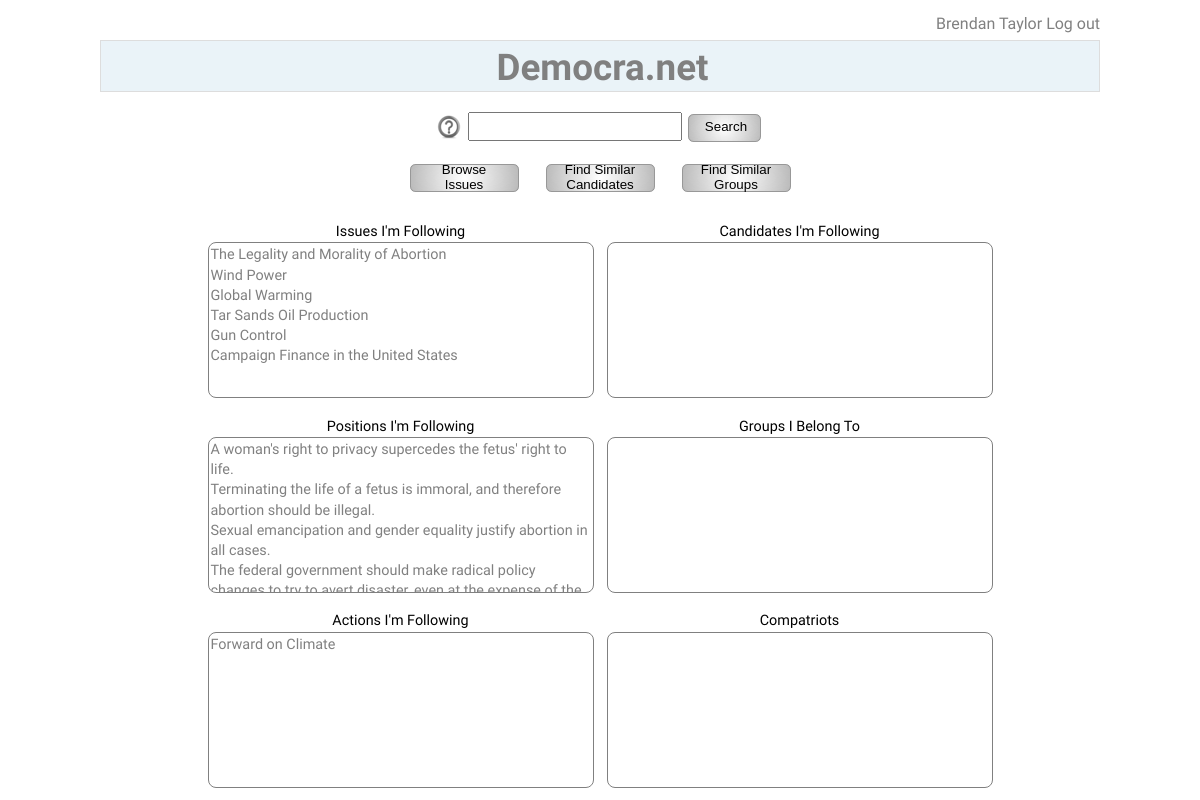
/index.php (signed in), run on the app's committed database.
### tables this page shows
CREATE TABLE `citizens` (
  `citizen_id` int(11) NOT NULL AUTO_INCREMENT,
  `password` varchar(100) NOT NULL,
  `email` varchar(100) NOT NULL,
  `first_name` varchar(100) NOT NULL,
  `last_name` varchar(100) NOT NULL,
  `birth_year` int(11) DEFAULT NULL,
  `gender` int(11) DEFAULT NULL,
  `city` varchar(100) DEFAULT NULL,
  `state` varchar(100) DEFAULT NULL,
  `country` int(11) DEFAULT NULL,
  `postal_code` varchar(25) DEFAULT NULL,
  `telephone` varchar(25) DEFAULT NULL,
  PRIMARY KEY (`citizen_id`)
);

CREATE TABLE `positions` (
  `position_id` int(11) NOT NULL AUTO_INCREMENT,
  `name` varchar(250) NOT NULL,
  `justification` varchar(1000) NOT NULL,
  `issue_id` int(11) NOT NULL,
  PRIMARY KEY (`position_id`)
);

CREATE TABLE `actions` (
  `action_id` int(11) NOT NULL AUTO_INCREMENT,
  `name` varchar(100) NOT NULL,
  `description` varchar(1000) NOT NULL,
  `date` varchar(100) DEFAULT NULL,
  `location` varchar(100) DEFAULT NULL,
  `position_id` int(11) NOT NULL,
  PRIMARY KEY (`action_id`)
);

### inc/class.citizen.php (called while the page is built, shortened)
<?php
require_once ("util.mysql.php");
class citizen {
	public $id = null;
	public function in_session() {
		$result = false;
		if (isset($_SESSION['citizen_id'])) {
			$this->id = $_SESSION['citizen_id'];
			$result = true;
		}
		return $result;
	}
	public function load($source) {
		switch ($source) {
			case LOAD_DB:
				$sql = "SELECT * FROM citizens WHERE citizen_id = '{$this->id}'";
				$result = execute_query($sql);
				$line = fetch_line($result);
				$this->first_name = $line['first_name'];
				$this->last_name = $line['last_name'];
				$this->name = "{$this->first_name} {$this->last_name}";
				break;
		}
	}
}
?>

### inc/util.mysql.php (called while the page is built, shortened)
<?php
function execute_query($sql) {
	global $db;
	$result = mysql_query($sql, $db)
		or die("Could not execute the query: " . mysql_error() . "<br />sql = {$sql}");
	return $result;
}
function fetch_line($result) {
	return mysql_fetch_array($result, MYSQL_ASSOC);
}
?>

### index.php (the view, shortened to what this page needs)
<?php
include ("inc/util.mysql.php");
include ("inc/class.citizen.php");
$citizen = new citizen();
if ($citizen->in_session()) {
	$citizen->load(LOAD_DB);
}
echo DOC_TYPE;
?>
 <html class="no-js">
<head>
	<link rel="stylesheet" type="text/css" href="/stylesheet/bootstrap-responsive.css" />
	<link rel="stylesheet" type="text/css" href="/style/jquery-ui.css">
	<link rel="stylesheet" type="text/css" href="/style/index.css" />
	<link rel="stylesheet" type="text/css" href="/style/democranet.css" />
</head>
<body>
<div id="container">
	<div id="login">
<?php
if ($citizen->id) {
	echo "<p><a href=\"citizen.php\">{$citizen->name}</a>&nbsp;<a href=\"login.php?a=lo&r=index.php\">Log out</a></p>";
} else {
	echo "<p><a href=\"login.php\">Log in / Become a Citizen</a></p>";
}
?>
	</div>
	<div id="container-content">
		<div id="header">
			<h1><a href="/index.php">Democra.net</a></h1>
		</div>
		<div id="di_search">
			<button id="bu_search_help"></button>
			<input type="text" id="in_search"/>
			<button id="bu_search">Search</button>
		</div>
		<div id="di_results">
			<div id="di_quick">
				<button id="bu_browse">Browse<br>Issues</button>
				<button id="bu_find_candidates">Find Similar<br>Candidates</button>
				<button id="bu_find_groups">Find Similar<br>Groups</button>
			</div>
<?php if ($citizen->id) { ?>
			<table id="frames">
				<tr>
					<td>
						<p>Issues I'm Following</p>
						<div class="round_border" id="di_issfol"><?php get_issues(); ?></div>
					</td>
					<td>
						<p>Candidates I'm Following</p>
						<div class="round_border"></div>
					</td>
				</tr>
				<tr>
					<td>
						<p>Positions I'm Following</p>
						<div class="round_border" id="di_posfol"><?php get_postions(); ?></div>
					</td>
					<td>
						<p>Groups I Belong To</p>
						<div class="round_border"></div>
					</td>
				</tr>
				<tr>
					<td>
						<p>Actions I'm Following</p>
						<div class="round_border"><?php get_actions(); ?></div>
					</td>
					<td>
						<p>Compatriots</p>
						<div class="round_border"></div>
					</td>
				</tr>
			</table>
<?php } ?>
		</div>
	</div>
</div>
</body>
</html>
<?php
function get_issues() {
	global $citizen;
	$sql = "SELECT i.issue_id, i.name
		FROM follow f INNER JOIN issues i ON f.type_id = i.issue_id
		WHERE f.type = 'i'
		AND f.citizen_id = {$citizen->id}
		AND i.version = (SELECT MAX(version) FROM issues WHERE issue_id = i.issue_id)
		ORDER BY i.issue_id";
	$result = execute_query($sql);
	$html = "";
	while ($line = fetch_line($result)) {
		$html .= "<a href=\"/issue.php?iid={$line['issue_id']}&m=r\">{$line['name']}</a><br>\n";
	}
	echo $html;
}
function get_postions() {
	global $citizen;
	$sql = "SELECT p.position_id, p.name, p.issue_id
		FROM follow f INNER JOIN positions p ON f.type_id = p.position_id
		WHERE f.type = 'p'
		AND f.citizen_id = {$citizen->id}
		ORDER BY p.position_id";
	$result = execute_query($sql);
	$html = "";
	while ($line = fetch_line($result)) {
		$html .= "<a href=\"/position.php?m=r&pid={$line['position_id']}&iid={$line['issue_id']}\">{$line['name']}</a><br>\n";
	}
	echo $html;
}
function get_actions() {
	global $citizen;
	$sql = "SELECT a.action_id, a.name, a.position_id
		FROM follow f INNER JOIN actions a ON f.type_id = a.action_id
		WHERE f.type = 'a'
		AND f.citizen_id = {$citizen->id}
		ORDER BY a.action_id";
	$result = execute_query($sql);
	$html = "";
	while ($line = fetch_line($result)) {
		$html .= "<a href=\"/action.php?m=r&aid={$line['action_id']}&pid={$line['position_id']}\">{$line['name']}</a><br>\n";
	}
	echo $html;
}
?>

### style/index.css (style rules this page uses)
#header { text-align: center; }
#di_search { margin-top: 20px; text-align: center; }
#di_search #bu_search_help { width: 30px; height: 30px; border: 0; margin: 0; padding: 0; background-repeat: no-repeat; background-color: transparent; background-image: url('/img/help.png'); cursor: pointer; vertical-align: middle; }
#di_search #in_search { width: 200px; padding: 5px; }
#di_search #bu_search { width: 80px; height: 30px; border: 0; margin: 0; padding: 0; background-repeat: no-repeat; background-color: transparent; background-image: url('/img/search.png'); cursor: pointer; vertical-align: middle; }
#di_quick { margin-top: 20px; text-align: center; }
#di_quick button { width: 112px; height: 30px; border: 0; margin: 0 10px; padding: 0; background-repeat: no-repeat; background-color: transparent; cursor: pointer; }
#bu_browse, #bu_find_candidates, #bu_find_groups { background-image: url('/img/browse.png'); }
table#frames { width: 80%; margin-top: 10px; margin-left: auto; margin-right: auto; }
table#frames .round_border { border: 1px solid gray; border-radius: 8px; width: 380px; height: 150px; margin-left: auto; margin-right: auto; padding: 2px; overflow: scroll; }
table#frames p { text-align: center; margin-bottom: 0; }

### style/democranet.css (style rules this page uses)
body { font-family: 'Quattrocento Sans', helvetica, arial, sans-serif; font-size: 100%; line-height: 1.4; }
h1, h2, h3, h4, h5 { font-family: 'Dosis', sans-serif; line-height: 1.2; }
h1 { font-size: 2.3em; margin-bottom: 1.5em; }
p { font-family: 'Quattrocento Sans', helvetica, arial, sans-serif; font-size: 1em; margin-bottom: .8em; }
table { font-size: 0.9em; }
#container { margin: 0 auto; width: 1000px; background: #fff; }
#login { background: #fff; text-align: right; padding: 5px 0 5px 0; }
#login p { margin: 0; }
#header { background: #EAF3F8; border-style: solid; border-width: 1px; border-color: #dddddd; padding: 5px 0 0 5px; }
#header h1 { margin: 0; }
#container-content { float: left; width: 1000px; background: #fff; }
a:link { text-decoration: none; color: gray; }

### data on the page
citizens: first_name+last_name "Brendan Taylor"
positions: name "A woman's right to privacy supercedes the fetus' right to life."
positions: name "Terminating the life of a fetus is immoral, and therefore abortion should be illegal."
positions: name "Sexual emancipation and gender equality justify abortion in all cases."
positions: name "The federal government should make radical policy…"
actions: name "Forward on Climate"

### other printed values
$line['name'] "The Legality and Morality of Abortion"
$line['name'] "Wind Power"
$line['name'] "Global Warming"
$line['name'] "Tar Sands Oil Production"
$line['name'] "Gun Control"
$line['name'] "Campaign Finance in the United States"
